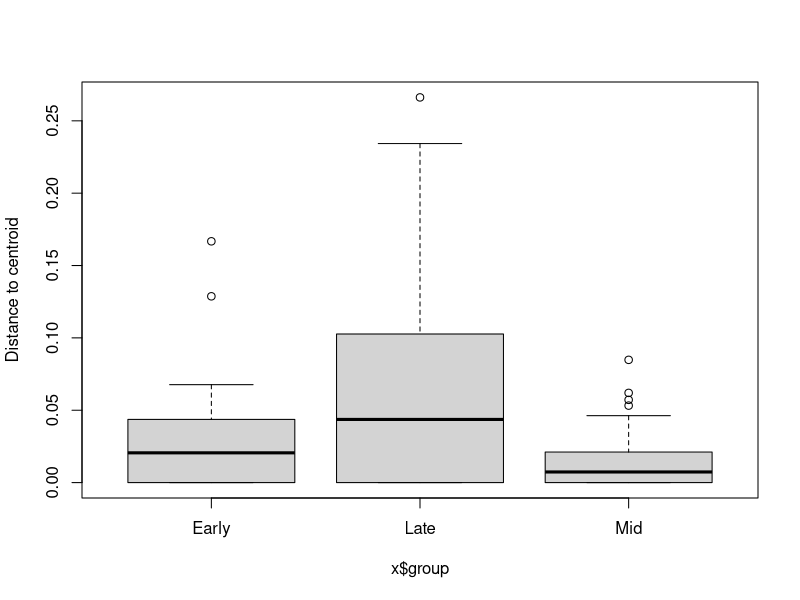
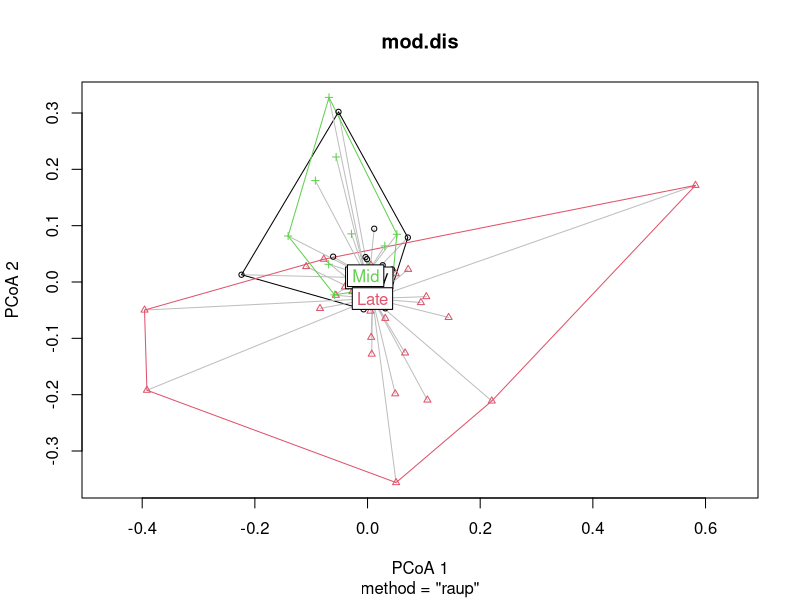
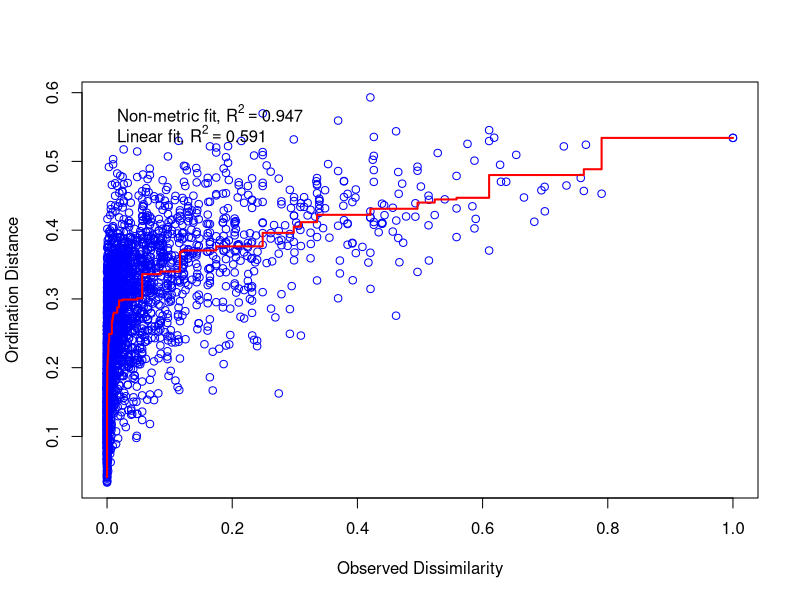
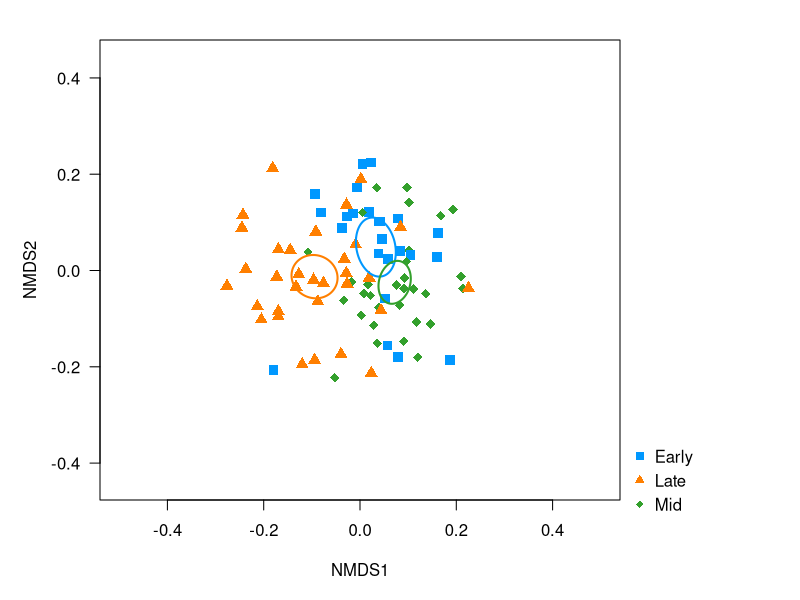
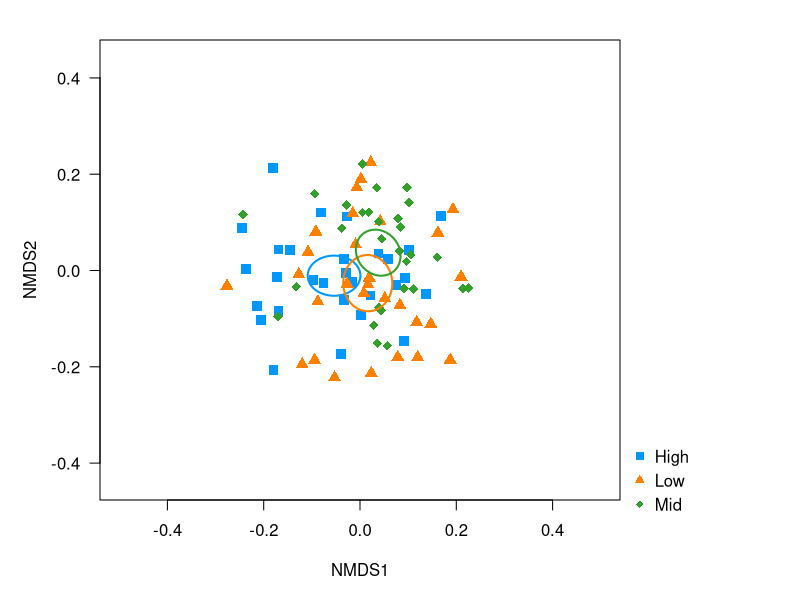
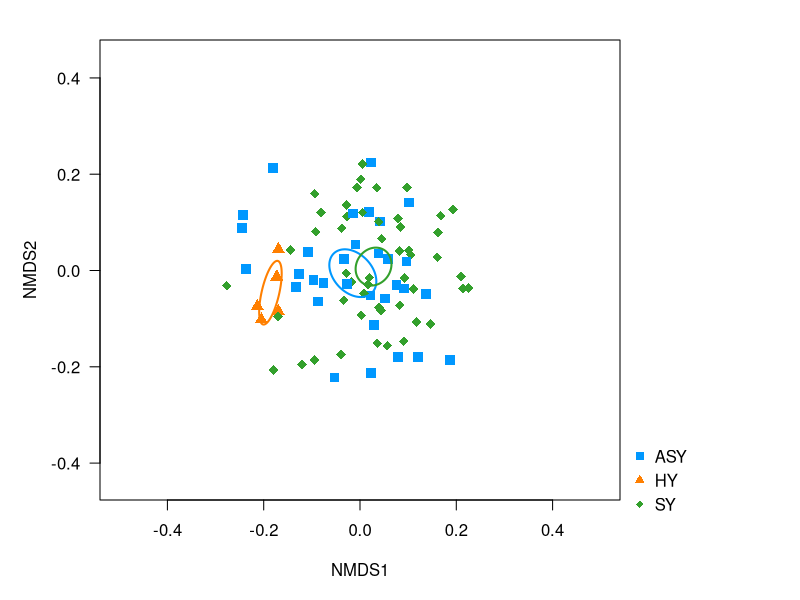
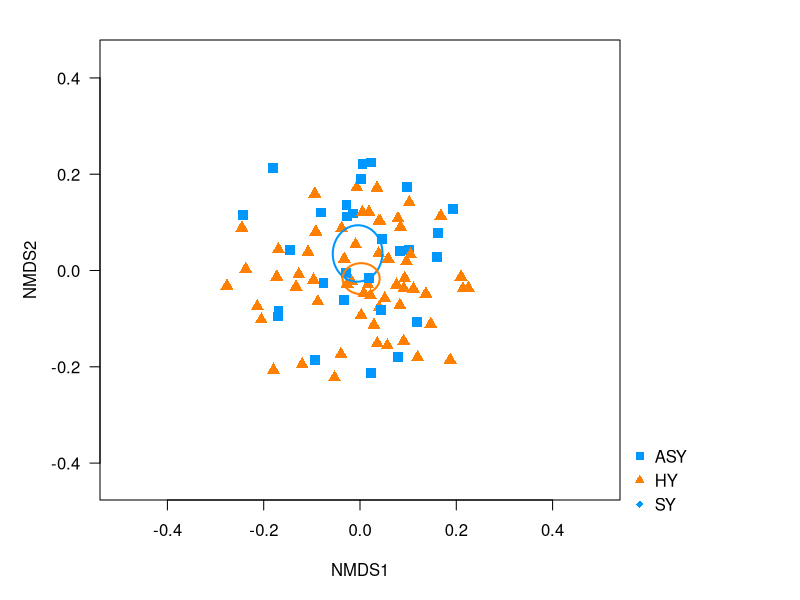
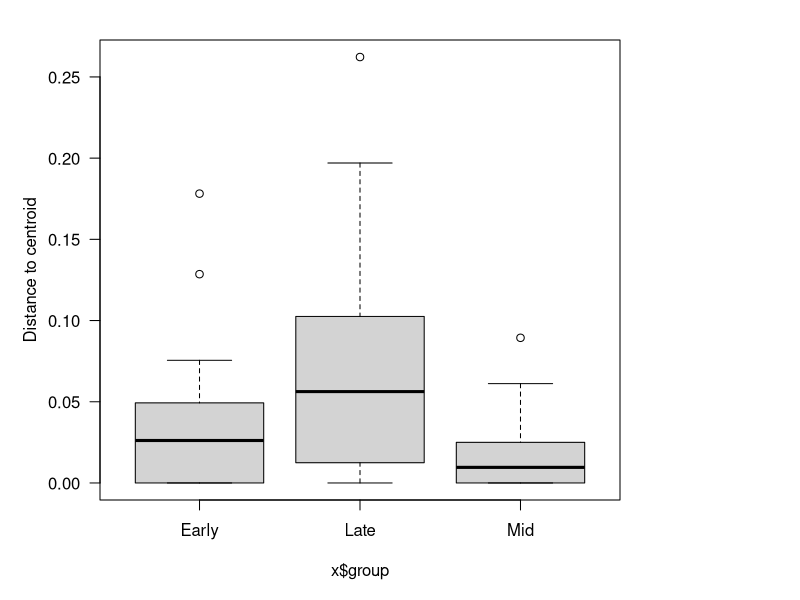

The R source for these figures, in order:
#### ------------------------------------------------------------------------------------ ####
#### Test beta dispersion, run PERMANOVA and NMDS at the family level.
##   1. Beta Dispersion
##   2. Final PERMANOVA model
##   3. NMDS
##   4. Workspace for additional tests
#### ------------------------------------------------------------------------------------ ####
library(vegan)
library(dplyr)

#### Load data
folder <- "C:/Users/astil/Dropbox/____Projects____/BTBW Diet"
setwd(paste0(folder,"./Data/"))

sp <- read.csv("Family_matrix.csv")     # object sp originally was short for "species". 
sp.mat <- sp %>% select(!(index:BandCC))
sp$Period <- factor(sp$Period)
sp$Elevation <- factor(sp$Elevation)
sp$Age <- factor(sp$Age)
sp$Sex <- factor(sp$Sex)


#### Beta Dispersion
dis <- vegdist(sp.mat, method="raup")
mod.dis <- betadisper(dis, sp$Period, bias.adjust = T) # warning is okay. 
# This is similar to testing for homogeneity of variance before an ANOVA. 
anova(mod.dis)      
TukeyHSD(mod.dis)   # Period = Late is significantly different from the other Periods.
boxplot(mod.dis)
plot(mod.dis)       # You can see that the dispersion is greater

## Test beta dispersion for the other variables
test1 <- betadisper(dis, sp$Elevation, bias.adjust = T) # warning is okay. 
anova(test1)      
test2 <- betadisper(dis, sp$Age, bias.adjust = T) # warning is okay. 
anova(test2)      
# These other groups do not have significant differences in dispersion


#### PERMANOVA
fit <- adonis2(sp.mat ~ Period*Elevation + Age, data=sp, permutations=999, 
               method="raup", strata=sp$Sex, by = "terms")
# "terms" is the default. Variables are tests sequentially. 
fit    


#### NMDS
NMDS <- metaMDS(comm = sp.mat, distance = "raup", k=3, trymax=300) # stable 3-dim solution
# The NMDS has trouble converging when using k=2 dimensions
stressplot(NMDS)
NMDS              # Stress is pretty high.
#orditorp(NMDS,display="sites",col="red",air=0.01)  # Code to explore outliers
cols <- c("#0098FF","#FF7F00","#33A02C") #blue, orange, green


#### Quick plot to visualize Period variable
par(las=1, mar=c(4,4,1,8), oma=c(1,1,1,1))
plot(NMDS, display="sites", type="n", xlim=c(-0.5,0.5), choices = c(1,2)) 
points(NMDS, display="sites", pch=c(15,17,18)[as.numeric(sp$Period)], 
       col=cols[as.numeric(sp$Period)], cex=1.3, lwd=2, choices=c(1,2))
ordiellipse(NMDS, kind="se", conf=0.95, sp$Period, col=cols,lwd=2) # 95% CI
legend(x=0.55, y=-0.34, pch=c(15,17,18), col=cols,legend=c("Early","Late","Mid"),bty="n", y.intersp=1.2, xpd=T)
# If a review asks to see the other NMDS dimension, plot with choices=c(1,3)


#### Plot for the Elevation variable
par(las=1, mar=c(4,4,1,8), oma=c(1,1,1,1))
plot(NMDS, display="sites", type="n", xlim=c(-0.5,0.5))
points(NMDS, display="sites", pch=c(15,17,18)[as.numeric(sp$Elevation)], 
       col=cols[as.numeric(sp$Elevation)], cex=1.3, lwd=2, choices=c(1,2))
ordiellipse(NMDS, kind="se", conf=0.95, sp$Elevation, col=cols,lwd=2) # 95% CI
legend(x=0.55, y=-0.34, pch=c(15,17,18), col=cols,legend=c("High","Low","Mid"),bty="n", y.intersp=1.2, xpd=T)


#### Plot for the Age variable
par(las=1, mar=c(4,4,1,8), oma=c(1,1,1,1))
plot(NMDS, display="sites", type="n", xlim=c(-0.5,0.5))
points(NMDS, display="sites", pch=c(15,17,18)[as.numeric(sp$Age)], 
       col=cols[as.numeric(sp$Age)], cex=1.3, lwd=2, choices=c(1,2))
ordiellipse(NMDS, kind="se", conf=0.95, sp$Age, col=cols,lwd=2) # 95% CI
legend(x=0.55, y=-0.34, pch=c(15,17,18), col=cols,legend=c("ASY","HY","SY"),bty="n", y.intersp=1.2, xpd=T)


#### Plot for the Sex variable
cols <- c("#0098FF","#FF7F00") #blue, orange
par(las=1, mar=c(4,4,1,8), oma=c(1,1,1,1))
plot(NMDS, display="sites", type="n", xlim=c(-0.5,0.5))
points(NMDS, display="sites", pch=c(15,17,18)[as.numeric(sp$Sex)], 
       col=cols[as.numeric(sp$Sex)], cex=1.3, lwd=2, choices=c(1,2))
ordiellipse(NMDS, kind="se", conf=0.95, sp$Sex, col=cols, lwd=2) # 95% CI
legend(x=0.55, y=-0.34, pch=c(15,17,18), col=cols,legend=c("ASY","HY","SY"),bty="n", y.intersp=1.2, xpd=T)


#### Save and export statistical tests
setwd(paste0(folder,"/Output"))
save(mod.dis, fit, NMDS, file="Permanova_results.RData")



#### -------------------- Workspace for testing other modeling approaches ---------------------------- ####

#### What is the effect of removing HY birds? 
remove <- which(sp$Age=="HY")
sp.noHY <- sp[-remove,]
sp.mat.noHY <- sp.mat[-remove,]
sp.mat.noHY <- sp.mat.noHY[,which(colSums(sp.mat.noHY)>0)]  # method raup influenced by 0 colsums


#### Beta Dispersion
dis2 <- vegdist(sp.mat.noHY, method="raup")
mod.dis2 <- betadisper(dis2, sp.noHY$Period, bias.adjust = T) # warning is okay. 
# This is similar to testing for homogeneity of variance before an ANOVA. 
anova(mod.dis2)      
TukeyHSD(mod.dis2)   # Period = Late is significantly different from the other Periods.
boxplot(mod.dis2)
plot(mod.dis2)       # You can see that the dispersion is greater

test1 <- betadisper(dis2, sp.noHY$Elevation, bias.adjust = T) # warning is okay. 
anova(test1)      
test2 <- betadisper(dis2, sp.noHY$Age, bias.adjust = T) # warning is okay. 
anova(test2)  



#### PERMANOVA
fit2 <- adonis2(sp.mat.noHY ~ Period*Elevation + Age, data=sp.noHY, permutations=999, 
               method="raup", strata=sp.noHY$Sex, by = "terms")
fit2   # Effect of Period is weaker overall.  


#### NMDS
NMDS2 <- metaMDS(comm = sp.mat.noHY, distance = "raup", k=3, trymax=300) # stable 3-dim solution
NMDS              # Stress is pretty high.


